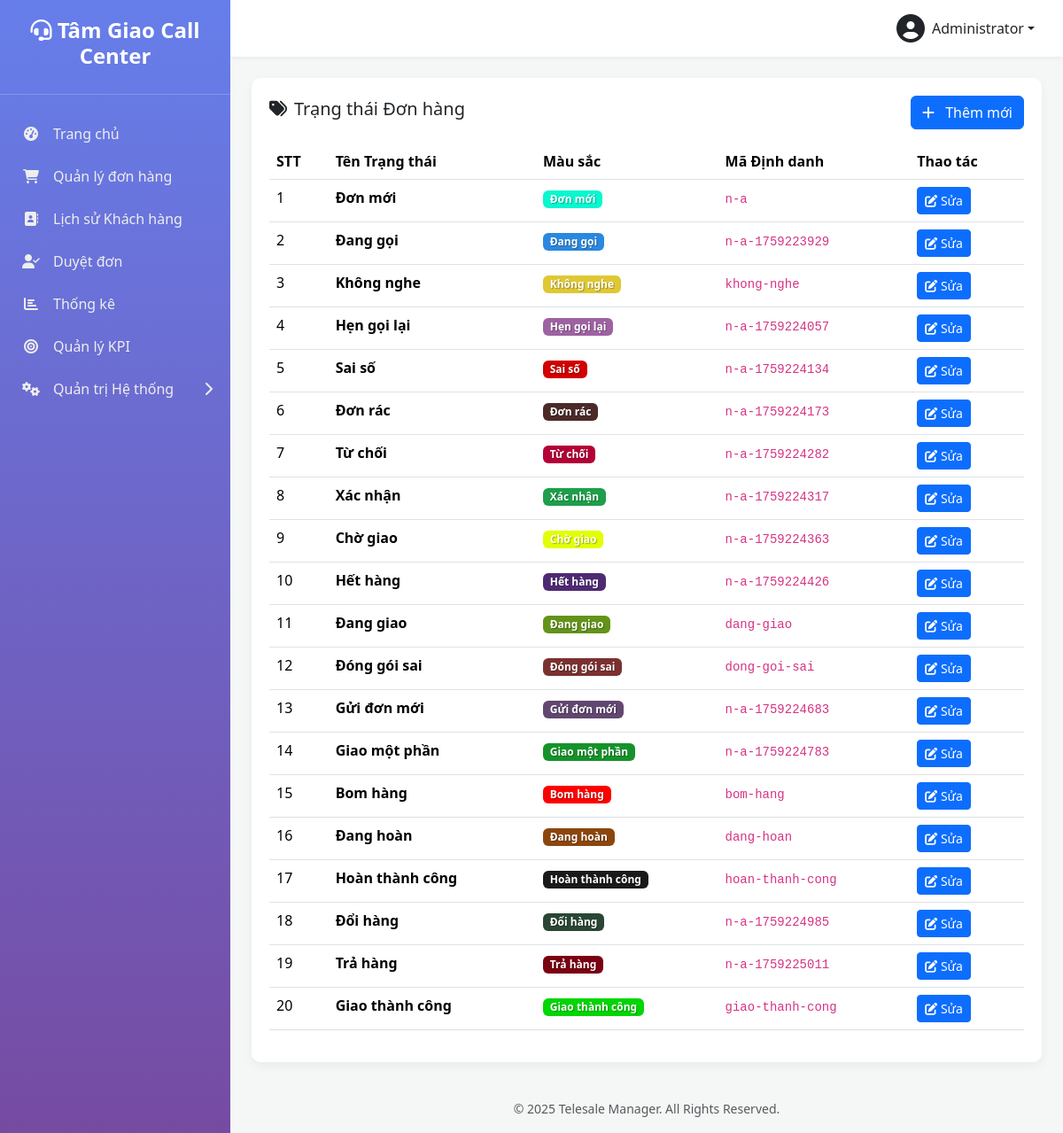
The app's page /admin-order-statuses.php (signed in) with its own data.
### tables this page shows
CREATE TABLE `settings` (
  `setting_key` varchar(100) NOT NULL,
  `setting_value` text DEFAULT NULL
);

CREATE TABLE `users` (
  `id` int(10) UNSIGNED NOT NULL,
  `username` varchar(50) NOT NULL COMMENT 'Tên đăng nhập',
  `password` varchar(255) NOT NULL,
  `full_name` varchar(100) NOT NULL COMMENT 'Họ và tên',
  `email` varchar(100) DEFAULT NULL COMMENT 'Email',
  `phone` varchar(20) DEFAULT NULL COMMENT 'Số điện thoại',
  `role` enum('admin','manager','telesale') NOT NULL DEFAULT 'telesale' COMMENT 'Vai trò: admin, manager, telesale',
  `status` enum('active','inactive','suspended') NOT NULL DEFAULT 'active' COMMENT 'Trạng thái: active, inactive, suspended (bị treo)',
  `avatar` varchar(255) DEFAULT NULL COMMENT 'Đường dẫn ảnh đại diện',
  `last_login_at` datetime DEFAULT NULL COMMENT 'Lần đăng nhập cuối',
  `last_login_ip` varchar(45) DEFAULT NULL COMMENT 'IP đăng nhập cuối',
  `created_at` datetime DEFAULT current_timestamp(),
  `updated_at` datetime DEFAULT current_timestamp() ON UPDATE current_timestamp(),
  `suspension_reason` text DEFAULT NULL,
  `suspension_until` datetime DEFAULT NULL
);

CREATE TABLE `order_status_configs` (
  `status_key` varchar(50) NOT NULL,
  `label` varchar(100) NOT NULL,
  `color` varchar(20) NOT NULL,
  `icon` varchar(50) NOT NULL,
  `sort_order` int(11) NOT NULL DEFAULT 0,
  `logic_json` text NOT NULL,
  `created_by` int(10) UNSIGNED DEFAULT NULL,
  `created_at` datetime DEFAULT current_timestamp(),
  `updated_at` datetime DEFAULT current_timestamp() ON UPDATE current_timestamp()
);

### functions.php (called while the page is built, shortened)
<?php
function get_db_connection() {
    static $pdo = null;
    if ($pdo === null) {
        try {
            $dsn = "mysql:host=" . DB_HOST . ";dbname=" . DB_NAME . ";charset=" . DB_CHARSET;
            $options = [
                PDO::ATTR_ERRMODE => PDO::ERRMODE_EXCEPTION,
                PDO::ATTR_DEFAULT_FETCH_MODE => PDO::FETCH_ASSOC,
                PDO::ATTR_EMULATE_PREPARES => false,
            ];
            $pdo = new PDO($dsn, DB_USER, DB_PASS, $options);
        } catch (PDOException $e) {
            die('Database connection failed: ' . $e->getMessage());
        }
    }
    return $pdo;
}
function db_query($sql, $params = []) {
    $pdo = get_db_connection();
    $stmt = $pdo->prepare($sql);
    $stmt->execute($params);
    return $stmt;
}
function db_get_row($sql, $params = []) {
    $stmt = db_query($sql, $params);
    return $stmt->fetch(PDO::FETCH_ASSOC);
}
function db_get_results($sql, $params = []) {
    $stmt = db_query($sql, $params);
    return $stmt->fetchAll(PDO::FETCH_ASSOC);
}
function db_get_var($sql, $params = []) {
    $stmt = db_query($sql, $params);
    return $stmt->fetchColumn();
}
function is_logged_in() {
    return isset($_SESSION['user_id']) && !empty($_SESSION['user_id']);
}
function get_logged_user() {
    static $cached_user = null;
    if ($cached_user === null) {
        $cached_user = db_get_row(
            "SELECT * FROM users WHERE id = ? AND status = 'active'",
            [$_SESSION['user_id']]
        );
    }
    return $cached_user;
}
function is_admin() {
    $user = get_logged_user();
    return $user && is_array($user) && isset($user['role']) && $user['role'] === 'admin';
}
function require_admin() {
    if (!is_admin()) {
        redirect('dashboard.php?error=access_denied');
        exit;
    }
}
function get_setting($key, $default = null) {
    $value = db_get_var("SELECT setting_value FROM settings WHERE setting_key = ?", [$key]);
    return $value !== false && $value !== null ? $value : $default;
}

### admin-order-statuses.php (the view, shortened to what this page needs)
<?php
require_once 'functions.php';
require_admin();
$statuses = db_get_results("SELECT * FROM order_status_configs ORDER BY sort_order ASC, label ASC");
include 'includes/header.php';
?>
<div class="table-card">
    <div class="d-flex justify-content-between align-items-center mb-3">
        <h5><i class="fas fa-tags me-2"></i>Trạng thái Đơn hàng</h5>
        <button class="btn btn-primary" onclick="prepareAddModal()">
            <i class="fas fa-plus me-2"></i> Thêm mới
        </button>
    </div>
    <table class="table table-hover">
        <thead>
            <tr>
                <th>STT</th>
                <th>Tên Trạng thái</th>
                <th>Màu sắc</th>
                <th>Mã Định danh</th>
                <th>Thao tác</th>
            </tr>
        </thead>
        <tbody>
            <?php foreach ($statuses as $status): ?>
            <tr>
                <td><?php echo $status['sort_order']; ?></td>
                <td><strong><?php echo htmlspecialchars($status['label']); ?></strong></td>
                <td>
                    <span class="badge" style="background-color: <?php echo htmlspecialchars($status['color']); ?>; color: #fff; text-shadow: 1px 1px 1px rgba(0,0,0,0.3);">
                        <?php echo htmlspecialchars($status['label']); ?>
                    </span>
                </td>
                <td><code><?php echo htmlspecialchars($status['status_key']); ?></code></td>
                <td>
                    <button class="btn btn-sm btn-primary"
                            onclick="prepareEditModal(
                                '<?php echo htmlspecialchars($status['status_key'], ENT_QUOTES); ?>',
                                '<?php echo htmlspecialchars($status['label'], ENT_QUOTES); ?>',
                                '<?php echo htmlspecialchars($status['color'], ENT_QUOTES); ?>',
                                '<?php echo $status['sort_order']; ?>'
                            )">
                        <i class="fas fa-edit"></i> Sửa
                    </button>
                </td>
            </tr>
            <?php endforeach; ?>
        </tbody>
    </table>
</div>
<?php include 'includes/footer.php'; ?>

### includes/header.php (shortened to what this page needs)
<?php
$current_user = get_logged_user();
$current_page = basename($_SERVER['PHP_SELF']);
$system_pages = [
    'users.php',
    'manager-assignments.php',
    'manage-order-statuses.php',
    'manage-customer-labels.php',
    'manage-user-labels.php',
    'admin-rules.php',
    'settings.php',
];
$is_system_page_active = in_array($current_page, $system_pages);
?>
<!DOCTYPE html>
<html lang="vi">
<head>
    <link href="https://cdn.jsdelivr.net/npm/bootstrap@5.3.2/dist/css/bootstrap.min.css" rel="stylesheet">
    <link rel="stylesheet" href="https://cdnjs.cloudflare.com/ajax/libs/font-awesome/6.4.2/css/all.min.css">
</head>
<body>
    <div class="wrapper">
        <nav class="sidebar">
            <div class="sidebar-header">
                <h3><i class="fas fa-headset"></i> <?php echo get_setting('site_name', SITE_NAME); ?></h3>
            </div>
            <ul class="sidebar-nav">
                <li class="<?php echo ($current_page == 'dashboard.php') ? 'active' : ''; ?>">
                    <a href="dashboard.php"><i class="fas fa-tachometer-alt nav-icon"></i> Trang chủ</a>
                </li>
                <li class="<?php echo ($current_page == 'orders.php' || $current_page == 'order-detail.php') ? 'active' : ''; ?>">
                    <a href="orders.php"><i class="fas fa-shopping-cart nav-icon"></i> Quản lý đơn hàng</a>
                </li>
                <?php if (is_admin() || is_manager()): ?>
                <li class="<?php echo ($current_page == 'customer-history.php') ? 'active' : ''; ?>">
                    <a href="customer-history.php"><i class="fas fa-address-book nav-icon"></i> Lịch sử Khách hàng</a>
                </li>
                <li class="<?php echo ($current_page == 'pending-orders.php') ? 'active' : ''; ?>">
                    <a href="pending-orders.php">
                        <i class="fas fa-user-check nav-icon"></i> Duyệt đơn
                    </a>
                </li>
                <li class="<?php echo ($current_page == 'statistics.php') ? 'active' : ''; ?>">
                    <a href="statistics.php"><i class="fas fa-chart-bar nav-icon"></i> Thống kê</a>
                </li>
                <?php endif; ?>
                <?php if (is_admin() || is_manager()): ?>
                    <li class="<?php echo ($current_page == 'kpi.php') ? 'active' : ''; ?>">
                        <a href="kpi.php">
                            <i class="fas fa-bullseye nav-icon"></i>
                            <?php echo is_admin() ? 'Quản lý KPI' : 'Xem KPI'; ?>
                        </a>
                    </li>
                <?php endif; ?>
                <?php if (is_admin() || is_manager()): ?>
                <li class="<?php echo $is_system_page_active ? 'active' : ''; ?>">
                    <a href="#systemSettings" data-bs-toggle="collapse" aria-expanded="<?php echo $is_system_page_active ? 'true' : 'false'; ?>">
                        <i class="fas fa-cogs nav-icon"></i>
                        Quản trị Hệ thống
                        <i class="fas fa-chevron-right arrow"></i>
                    </a>
                </li>
                <?php endif; ?>
            </ul>
        </nav>
        <div class="main-content">
            <header class="top-navbar d-flex justify-content-end align-items-center">
                <div class="dropdown">
                    <a href="#" class="d-flex align-items-center text-dark text-decoration-none dropdown-toggle" id="dropdownUser" data-bs-toggle="dropdown" aria-expanded="false">
                        <i class="fas fa-user-circle fa-2x me-2"></i>
                        <span><?php echo htmlspecialchars($current_user['full_name']); ?></span>
                    </a>
                </div>
            </header>
            <main class="p-4">

### includes/header.php (style rules this page uses)
:root { --sidebar-width: 260px; --primary-color: #667eea; --secondary-color: #764ba2; }
body { background-color: #f4f7f6; }
.wrapper { display: flex; min-height: 100vh; }
.sidebar { width: var(--sidebar-width); background: linear-gradient(180deg, var(--primary-color) 0%, var(--secondary-color) 100%); color: #fff; position: fixed; height: 100%; display: flex; flex-direction: column; }
.sidebar-header { padding: 20px; text-align: center; border-bottom: 1px solid rgba(255,255,255,0.2); flex-shrink: 0; }
.sidebar-header h3 { font-size: 1.5rem; font-weight: 700; }
.sidebar-nav { list-style: none; padding: 20px 0; flex-grow: 1; overflow-y: auto; }
.sidebar-nav a { display: flex; align-items: center; padding: 12px 20px; color: #eee; text-decoration: none; transition: all 0.2s; }
.sidebar-nav a i.nav-icon { width: 30px; text-align: center; margin-right: 10px; }
.sidebar-nav a .arrow { margin-left: auto; transition: transform 0.3s; }
.main-content { margin-left: var(--sidebar-width); width: calc(100% - var(--sidebar-width)); }
.top-navbar { background-color: #fff; box-shadow: 0 2px 4px rgba(0,0,0,0.05); padding: 1rem 2rem; }
.table-card, .stat-card { background-color: #fff; border-radius: 10px; padding: 20px; box-shadow: 0 4px 12px rgba(0,0,0,0.05); }

### records on screen
settings: setting_value "Tâm Giao Call Center"
users: full_name "Administrator"
order_status_configs: sort_order "1", label "Đơn mới", status_key "n-a"
order_status_configs: sort_order "2", label "Đang gọi", status_key "n-a-1759223929"
order_status_configs: sort_order "3", label "Không nghe", status_key "khong-nghe"
order_status_configs: sort_order "4", label "Hẹn gọi lại", status_key "n-a-1759224057"
order_status_configs: sort_order "5", label "Sai số", status_key "n-a-1759224134"
order_status_configs: sort_order "6", label "Đơn rác", status_key "n-a-1759224173"
order_status_configs: sort_order "7", label "Từ chối", status_key "n-a-1759224282"
order_status_configs: sort_order "8", label "Xác nhận", status_key "n-a-1759224317"
order_status_configs: sort_order "9", label "Chờ giao", status_key "n-a-1759224363"
order_status_configs: sort_order "10", label "Hết hàng", status_key "n-a-1759224426"
order_status_configs: sort_order "11", label "Đang giao", status_key "dang-giao"
order_status_configs: sort_order "12", label "Đóng gói sai", status_key "dong-goi-sai"
order_status_configs: sort_order "13", label "Gửi đơn mới", status_key "n-a-1759224683"
order_status_configs: sort_order "14", label "Giao một phần", status_key "n-a-1759224783"
order_status_configs: sort_order "15", label "Bom hàng", status_key "bom-hang"
order_status_configs: sort_order "16", label "Đang hoàn", status_key "dang-hoan"
order_status_configs: sort_order "17", label "Hoàn thành công", status_key "hoan-thanh-cong"
order_status_configs: sort_order "18", label "Đổi hàng", status_key "n-a-1759224985"
order_status_configs: sort_order "19", label "Trả hàng", status_key "n-a-1759225011"
order_status_configs: sort_order "20", label "Giao thành công", status_key "giao-thanh-cong"

### other values on screen
SITE_NAME "Telesale Manager"
